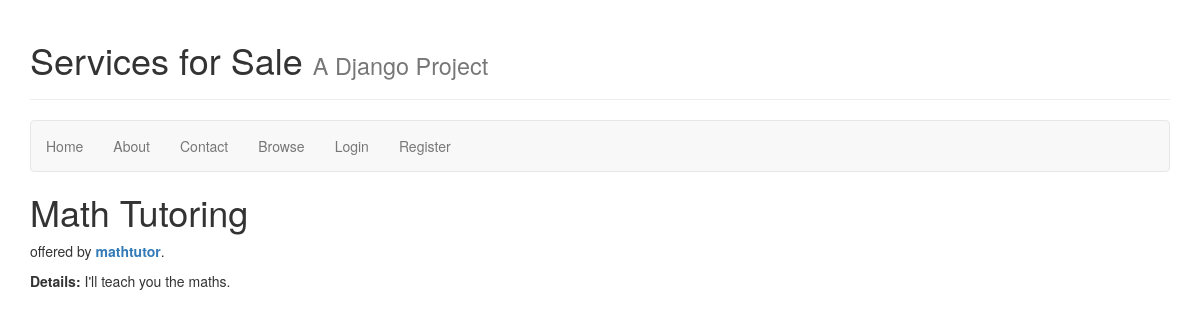
Screenshot of /services/math-tutoring/ with the database file from the repository.
### collection/models.py (models this page shows)
class Service(models.Model):
    name = models.CharField(max_length=255)
    description = models.TextField()
    slug = models.SlugField(unique=True)
    user = models.OneToOneField(User, blank=True, null=True)

### collection/views.py (the view)
def service_detail(request, slug):
    service = Service.objects.get(slug=slug)
    return render(request, 'services/service_detail.html', {
        'service': service,
    })

### collection/templates/services/service_detail.html (shortened to what this page needs)
{% extends 'layouts/base.html' %}
{% block content %}
<h1>{{ service.name }}</h2>
<p>offered by <strong><a href="mailto:{{ service.user.email }}">{{ service.user }}</a></strong>.</p>
<p><strong>Details:</strong> {{ service.description }}</p>
{% endblock %}

### rows the page displays
Service: name "Math Tutoring", user "mathtutor", description "I'll teach you the maths."
